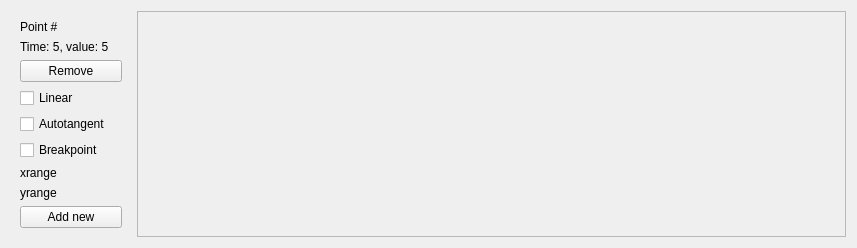
<?xml version="1.0" encoding="UTF-8"?>
<ui version="4.0">
 <class>SplineEditor</class>
 <widget class="QWidget" name="SplineEditor">
  <property name="geometry">
   <rect>
    <x>0</x>
    <y>0</y>
    <width>857</width>
    <height>244</height>
   </rect>
  </property>
  <property name="windowTitle">
   <string>SplineEditor</string>
  </property>
  <layout class="QHBoxLayout" name="horizontalLayout">
   <item>
    <widget class="QWidget" name="widget" native="true">
     <property name="minimumSize">
      <size>
       <width>120</width>
       <height>0</height>
      </size>
     </property>
     <layout class="QVBoxLayout" name="verticalLayout">
      <item>
       <widget class="QLabel" name="pointIndexLabel">
        <property name="text">
         <string>Point #</string>
        </property>
       </widget>
      </item>
      <item>
       <widget class="QLabel" name="pointTimeValueLabel">
        <property name="text">
         <string>Time: 5, value: 5</string>
        </property>
       </widget>
      </item>
      <item>
       <widget class="QPushButton" name="removePointButton">
        <property name="text">
         <string>Remove</string>
        </property>
       </widget>
      </item>
      <item>
       <widget class="QCheckBox" name="linearCheckBox">
        <property name="text">
         <string>Linear</string>
        </property>
       </widget>
      </item>
      <item>
       <widget class="QCheckBox" name="autotangentCheckBox">
        <property name="text">
         <string>Autotangent</string>
        </property>
       </widget>
      </item>
      <item>
       <widget class="QCheckBox" name="breakpointCheckBox">
        <property name="text">
         <string>Breakpoint</string>
        </property>
       </widget>
      </item>
      <item>
       <widget class="QLabel" name="xRangeLabel">
        <property name="text">
         <string>xrange</string>
        </property>
       </widget>
      </item>
      <item>
       <widget class="QLabel" name="yRangeLabel">
        <property name="text">
         <string>yrange</string>
        </property>
       </widget>
      </item>
      <item>
       <widget class="QPushButton" name="addPointButton">
        <property name="text">
         <string>Add new</string>
        </property>
       </widget>
      </item>
      <item>
       <spacer name="verticalSpacer">
        <property name="orientation">
         <enum>Qt::Vertical</enum>
        </property>
        <property name="sizeHint" stdset="0">
         <size>
          <width>20</width>
          <height>40</height>
         </size>
        </property>
       </spacer>
      </item>
     </layout>
    </widget>
   </item>
   <item>
    <widget class="QFrame" name="splineFrame">
     <property name="sizePolicy">
      <sizepolicy hsizetype="Expanding" vsizetype="Preferred">
       <horstretch>0</horstretch>
       <verstretch>0</verstretch>
      </sizepolicy>
     </property>
     <property name="frameShape">
      <enum>QFrame::StyledPanel</enum>
     </property>
     <property name="frameShadow">
      <enum>QFrame::Raised</enum>
     </property>
    </widget>
   </item>
  </layout>
 </widget>
 <resources/>
 <connections/>
</ui>
